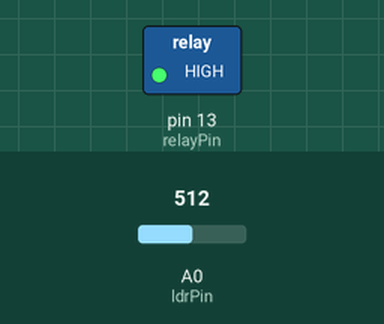
Simulated run of this sketch. Board: Arduino Uno, built with avr-gcc and run on an emulated ATmega328P. On the bench: switched loads named in the sketch (green lamp = pin HIGH). The inputs (shaded band) are chosen by the test bench; at power-on: A0 (ldrPin) = 512. What the sketch prints to the serial monitor is not drawn.

Above: at 1.2 s.
1.3 s: A0 (ldrPin) set to 486
At 1.7 s:
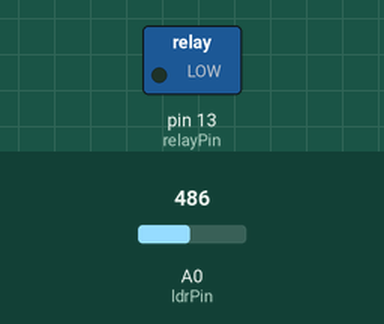
2.9 s: A0 (ldrPin) set to 510
At 4.2 s:
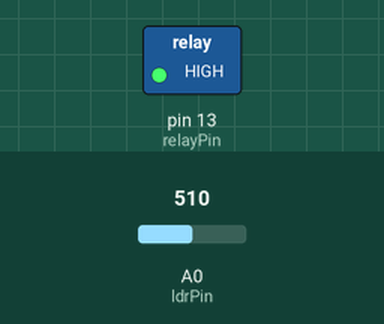
4.5 s: A0 (ldrPin) set to 490
At 5.7 s:
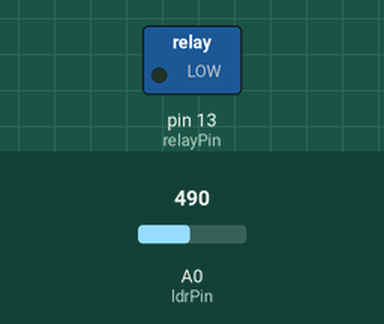
Timing chart, 0 to 7.5 s (numbered marks = the images above; inputs shaded):
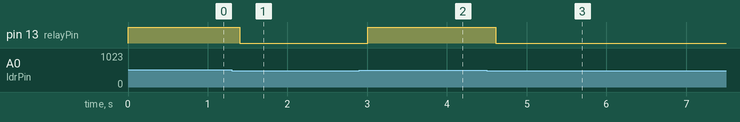

The sketch:

LDR_Sensor_Circuit_Program_Code.ino
```cpp
const int ldrPin = A0;
const int relayPin = 13;

int threshold = 500;  // batas gelap-terang (sesuaikan)

void setup() {
  pinMode(relayPin, OUTPUT);
  digitalWrite(relayPin, LOW);   // awal mati
  Serial.begin(9600);
}

void loop() {
  int ldrValue = analogRead(ldrPin);
  Serial.println(ldrValue);

  // Jika nilai lebih besar dari threshold = gelap
  if (ldrValue > threshold) {
    digitalWrite(relayPin, HIGH);  // lampu nyala
    Serial.println("Gelap → Lampu ON");
  } else {
    digitalWrite(relayPin, LOW);   // lampu mati
    Serial.println("Terang → Lampu OFF");
  }

  delay(200);
}
```

Measured:
- the behaviour switches between 501 and 500 on A0 (ldrPin) (found by bisection; images 0 and 1)
- after the input at 1.3 s, pin 13 (relayPin): HIGH → LOW after 0.10 s
- after the input at 2.9 s, pin 13 (relayPin): LOW → HIGH after 0.11 s
- after the input at 4.5 s, pin 13 (relayPin): HIGH → LOW after 0.11 s
